Frame 1 (no input): blank canvas, image omitted
Frame 60 (no input): blank canvas, image omitted
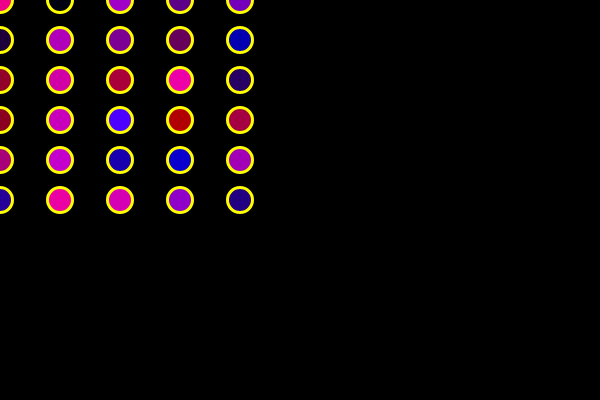
Frame 120 (the mouse pressed at the canvas centre since frame 60)

The p5.js sketch whose frames 1 and 60 were blank and that drew this single picture after the mouse press (run headless with seeded random() and noise() and a simulated clock; from frame 60 on, the mouse is pressed at the canvas centre):

// p5.js sketch
// ── sketch.js
function setup() {
 createCanvas(600, 400);
}


function draw() {
background(0);

	strokeWeight(3);
	stroke(255,255,0);

	
for (var x = 0; x < mouseX; x += 60) {
	for (var y = 0; y <= mouseY; y += 40){
	ellipse(x, y, 25, 25)
	fill(random(255), 0, random(255));
		}
	}
}
